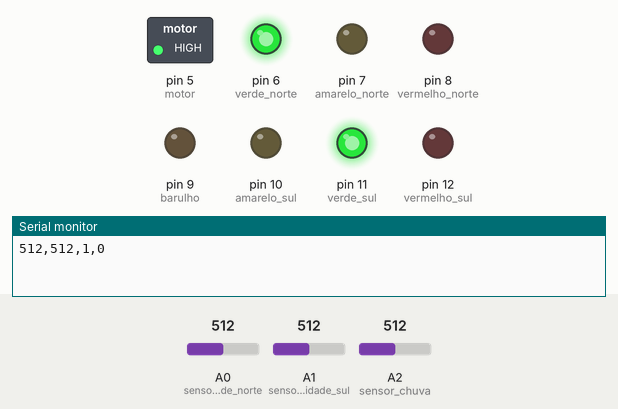
Simulated run of this sketch. Board: Arduino Uno, built with avr-gcc and run on an emulated ATmega328P. Shown: switched loads named in the sketch (green lamp = pin HIGH), output pins drawn as LEDs (lit = HIGH), the last lines printed to the serial monitor. Dashed ring = blinking. The inputs (shaded band) are chosen by the test bench; at power-on: A0 (sensor_umidade_norte) = 512, A1 (sensor_umidade_sul) = 512, A2 (sensor_chuva) = 512.

Above: at 4.2 s.
4.3 s: A0 (sensor_umidade_norte) set to 647
7.0 s: A0 (sensor_umidade_norte) set to 672
At 7.9 s:
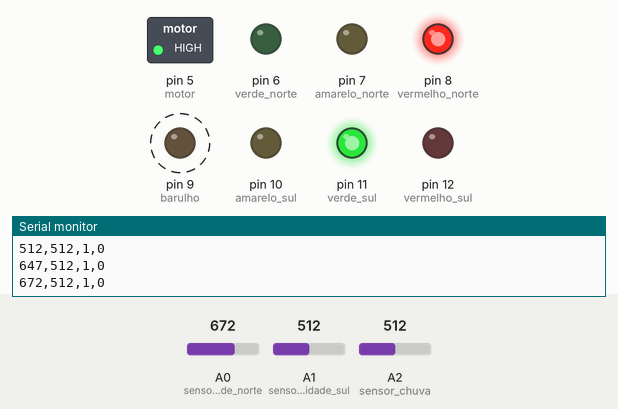
12.9 s: A1 (sensor_umidade_sul) set to 655
16.4 s: A1 (sensor_umidade_sul) set to 676
At 18.8 s:
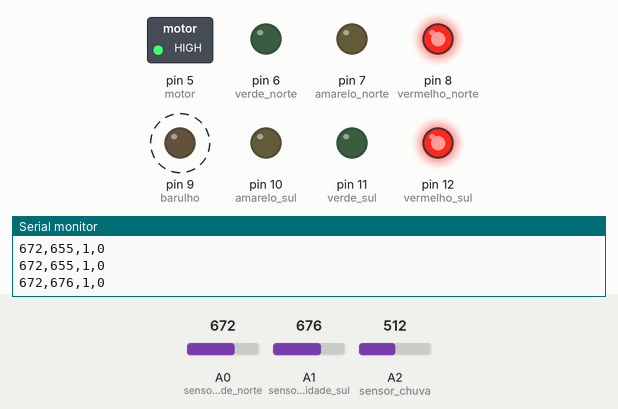
21.9 s: A2 (sensor_chuva) set to 638
25.4 s: A2 (sensor_chuva) set to 668
At 28.1 s:
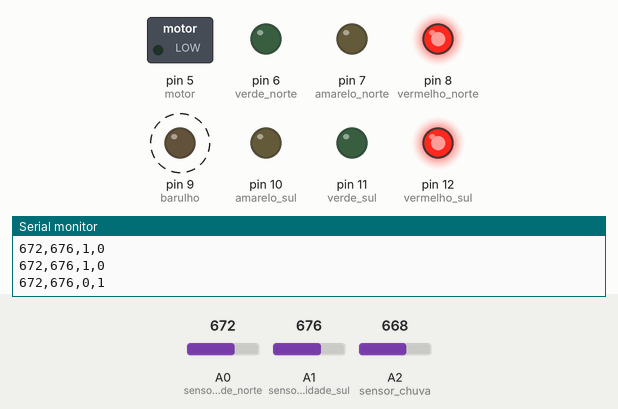
Timing chart, 0 to 32.3 s (numbered marks = the images above; inputs shaded):
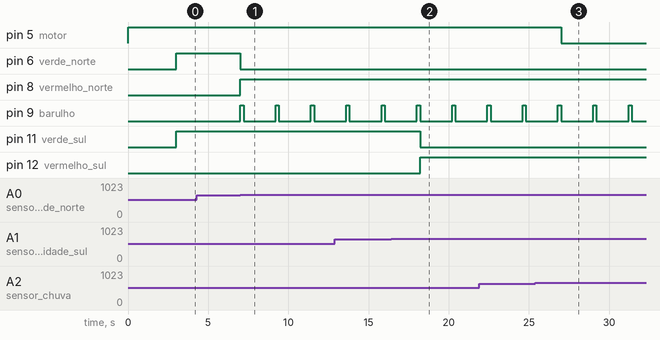

Measured:
- the behaviour switches between 661 and 662 on A0 (sensor_umidade_norte) (found by bisection; images 0 and 1)
- the behaviour switches between 661 and 662 on A1 (sensor_umidade_sul) (found by bisection; images 1 and 2)
- the behaviour switches between 654 and 655 on A2 (sensor_chuva) (found by bisection; images 2 and 3)
- after the input at 7.0 s, pin 6 (verde_norte): HIGH → LOW at once; pin 8 (vermelho_norte): LOW → HIGH at once; pin 9 (barulho): alternates HIGH for 0.20 s and LOW for 2.0 s, starting at once
- after the input at 16.4 s, pin 11 (verde_sul): HIGH → LOW after 1.8 s; pin 12 (vermelho_sul): LOW → HIGH after 1.8 s
- after the input at 25.4 s, pin 5 (motor): HIGH → LOW after 1.6 s

The sketch:

PROGRAMACAO_SIA_CERTA.ino
```cpp
#define vermelho_norte 8
#define barulho 9
#define sensor_umidade_norte A0
#define amarelo_norte 7
#define verde_norte 6

#define vermelho_sul 12
#define sensor_umidade_sul A1
#define amarelo_sul 10
#define verde_sul 11
#define motor 5
int status_motor;
int status_chuva;
#define sensor_chuva A2

unsigned long ultimoBeep = 0;
const unsigned long intervaloBeep = 2000;

void tocarAlarme() {
  if (millis() - ultimoBeep >= intervaloBeep) {
    ultimoBeep = millis();

    digitalWrite(barulho, HIGH);
    delay(200);
    digitalWrite(barulho, LOW);
  }
}

void setup() {
  pinMode(vermelho_norte, OUTPUT);
  pinMode(barulho, OUTPUT);
  pinMode(amarelo_norte, OUTPUT);
  pinMode(verde_norte, OUTPUT);

  pinMode(vermelho_sul, OUTPUT);
  pinMode(amarelo_sul, OUTPUT);
  pinMode(verde_sul, OUTPUT);

  pinMode(motor, OUTPUT);

  // Relé ativo em LOW: começa desligado
  digitalWrite(motor, HIGH);

  Serial.begin(9600);

  //Serial.println("Sistema Iniciado");
  delay(3000);
}

void loop() {

  int analog_chuva = analogRead(sensor_chuva);
  float umidade_chuva = map(analog_chuva, 1023, 300, 0, 100);

  int analog_umidade_norte = analogRead(sensor_umidade_norte);
  float umidade_norte = map(analog_umidade_norte, 1023, 300, 0, 100);

  int analog_umidade_sul = analogRead(sensor_umidade_sul);
  float umidade_sul = map(analog_umidade_sul, 1023, 300, 0, 100);

 // Serial.println("------------------------------------");
  //Serial.print("Valor do Sensor Norte: ");
  //Serial.println(analog_umidade_norte);

 // Serial.print("Valor do Sensor Sul: ");
 // Serial.println(analog_umidade_sul);

  //Serial.print("Umidade Norte: ");
  //Serial.print(umidade_norte);
  //Serial.println("%");

  //Serial.print("Umidade Sul: ");
  //Serial.print(umidade_sul);
  //Serial.println("%");

  bool soloSeco = false;

  // NORTE
  if (umidade_norte < 50) {
    digitalWrite(vermelho_norte, HIGH);
    digitalWrite(amarelo_norte, LOW);
    digitalWrite(verde_norte, LOW);

    soloSeco = true;

    tocarAlarme();

    //Serial.println("Sensor Norte: Critico (seco)");
  }
  else if (umidade_norte <= 75) {
    digitalWrite(vermelho_norte, LOW);
    digitalWrite(amarelo_norte, LOW);
    digitalWrite(verde_norte, HIGH);

    //Serial.println("Sensor Norte: Nivel Ideal");
  }
  else {
    digitalWrite(vermelho_norte, LOW);
    digitalWrite(amarelo_norte, HIGH);
    digitalWrite(verde_norte, LOW);

    //Serial.println("Sensor Norte: Excesso Água");
  }

  // SUL
  if (umidade_sul < 50) {
    digitalWrite(vermelho_sul, HIGH);
    digitalWrite(amarelo_sul, LOW);
    digitalWrite(verde_sul, LOW);

    soloSeco = true;

    tocarAlarme();

    //Serial.println("Sensor Sul: Critico (seco)");
  }
  else if (umidade_sul <= 75) {
    digitalWrite(vermelho_sul, LOW);
    digitalWrite(amarelo_sul, LOW);
    digitalWrite(verde_sul, HIGH);

    //Serial.println("Sensor Sul: Nivel Ideal");
  }
  else {
    digitalWrite(vermelho_sul, LOW);
    digitalWrite(amarelo_sul, HIGH);
    digitalWrite(verde_sul, LOW);

    //Serial.println("Sensor Sul: Excesso de Água");
  }

  // CONTROLE DO MOTOR
  if (umidade_chuva > 50) {
    // Chovendo = desliga motor
    digitalWrite(motor, HIGH);
    status_chuva = 1;
    status_motor = 0;
    //Serial.println("-----------------------------------");
    //Serial.println("ESTA CHOVENDO | MOTOR DESLIGADO!!");
  }
  else if (soloSeco) {
    // Solo seco = liga motor
    digitalWrite(motor, LOW);
    status_motor = 1;
    status_chuva = 0;
    //Serial.println("-----------------------------------");
    //Serial.println("PAROU DE CHOVER OU NÃO ESTÁ CHOVENDO!! | MOTOR LIGADO");
  }
  else {
    // Verde ou amarelo = desliga motor
    digitalWrite(motor, HIGH);

    //Serial.println("-----------------------------------");
    //Serial.println("MOTOR DESLIGADO");
  }
  Serial.print(analog_umidade_norte);
  Serial.print(",");
  Serial.print(analog_umidade_sul);
  Serial.print(",");
  Serial.print(status_chuva); // 0 ou 1
  Serial.print(",");
  Serial.println(status_motor);  // 0 ou 1 Último valor com println quebrando a linha
  delay(2000);
}
```
